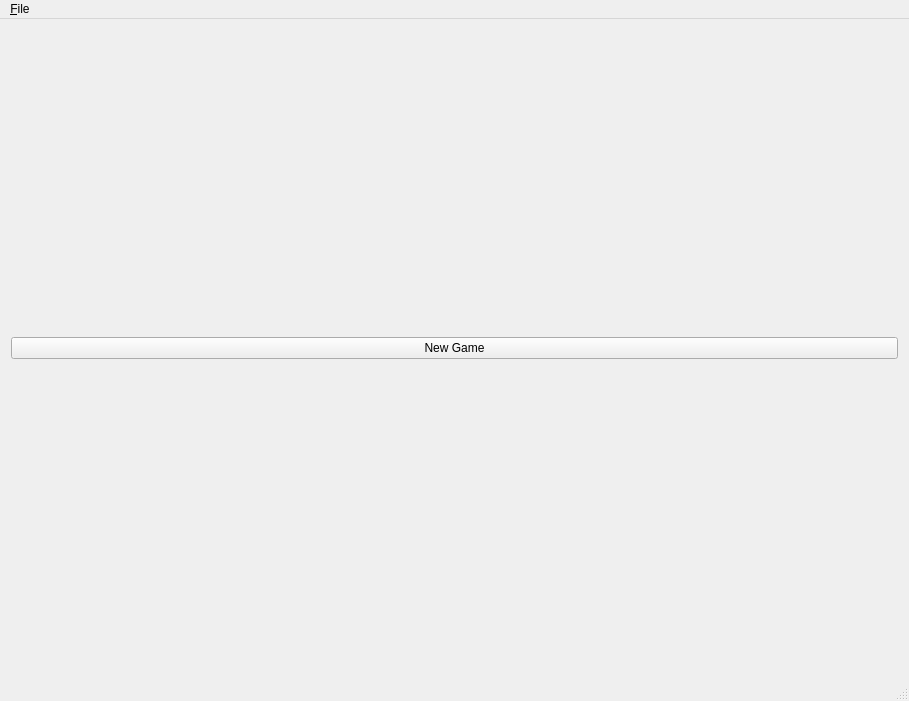
<?xml version="1.0" encoding="UTF-8"?>
<ui version="4.0">
 <class>MainWindow</class>
 <widget class="QMainWindow" name="MainWindow">
  <property name="geometry">
   <rect>
    <x>0</x>
    <y>0</y>
    <width>909</width>
    <height>701</height>
   </rect>
  </property>
  <property name="sizePolicy">
   <sizepolicy hsizetype="Preferred" vsizetype="Preferred">
    <horstretch>0</horstretch>
    <verstretch>0</verstretch>
   </sizepolicy>
  </property>
  <property name="palette">
   <palette>
    <active>
     <colorrole role="Button">
      <brush brushstyle="SolidPattern">
       <color alpha="255">
        <red>136</red>
        <green>138</green>
        <blue>133</blue>
       </color>
      </brush>
     </colorrole>
    </active>
    <inactive>
     <colorrole role="Button">
      <brush brushstyle="SolidPattern">
       <color alpha="255">
        <red>239</red>
        <green>239</green>
        <blue>239</blue>
       </color>
      </brush>
     </colorrole>
    </inactive>
    <disabled>
     <colorrole role="Button">
      <brush brushstyle="SolidPattern">
       <color alpha="255">
        <red>243</red>
        <green>243</green>
        <blue>243</blue>
       </color>
      </brush>
     </colorrole>
    </disabled>
   </palette>
  </property>
  <property name="windowTitle">
   <string>Hello, World!</string>
  </property>
  <widget class="QWidget" name="centralWidget">
   <layout class="QGridLayout" name="gridLayout">
    <property name="topMargin">
     <number>9</number>
    </property>
    <item row="2" column="0">
     <layout class="QGridLayout" name="gridLayout_2">
      <property name="leftMargin">
       <number>0</number>
      </property>
      <property name="topMargin">
       <number>0</number>
      </property>
      <property name="horizontalSpacing">
       <number>6</number>
      </property>
     </layout>
    </item>
    <item row="1" column="0">
     <widget class="QPushButton" name="pushButton">
      <property name="sizePolicy">
       <sizepolicy hsizetype="Minimum" vsizetype="Fixed">
        <horstretch>0</horstretch>
        <verstretch>0</verstretch>
       </sizepolicy>
      </property>
      <property name="text">
       <string>New Game</string>
      </property>
     </widget>
    </item>
   </layout>
  </widget>
  <widget class="QMenuBar" name="menuBar">
   <property name="geometry">
    <rect>
     <x>0</x>
     <y>0</y>
     <width>909</width>
     <height>22</height>
    </rect>
   </property>
   <widget class="QMenu" name="menuFile">
    <property name="title">
     <string>&amp;File</string>
    </property>
    <addaction name="actionExit"/>
   </widget>
   <addaction name="menuFile"/>
  </widget>
  <widget class="QStatusBar" name="statusBar"/>
  <action name="actionExit">
   <property name="text">
    <string>E&amp;xit</string>
   </property>
  </action>
 </widget>
 <layoutdefault spacing="6" margin="11"/>
 <resources/>
 <connections/>
</ui>
